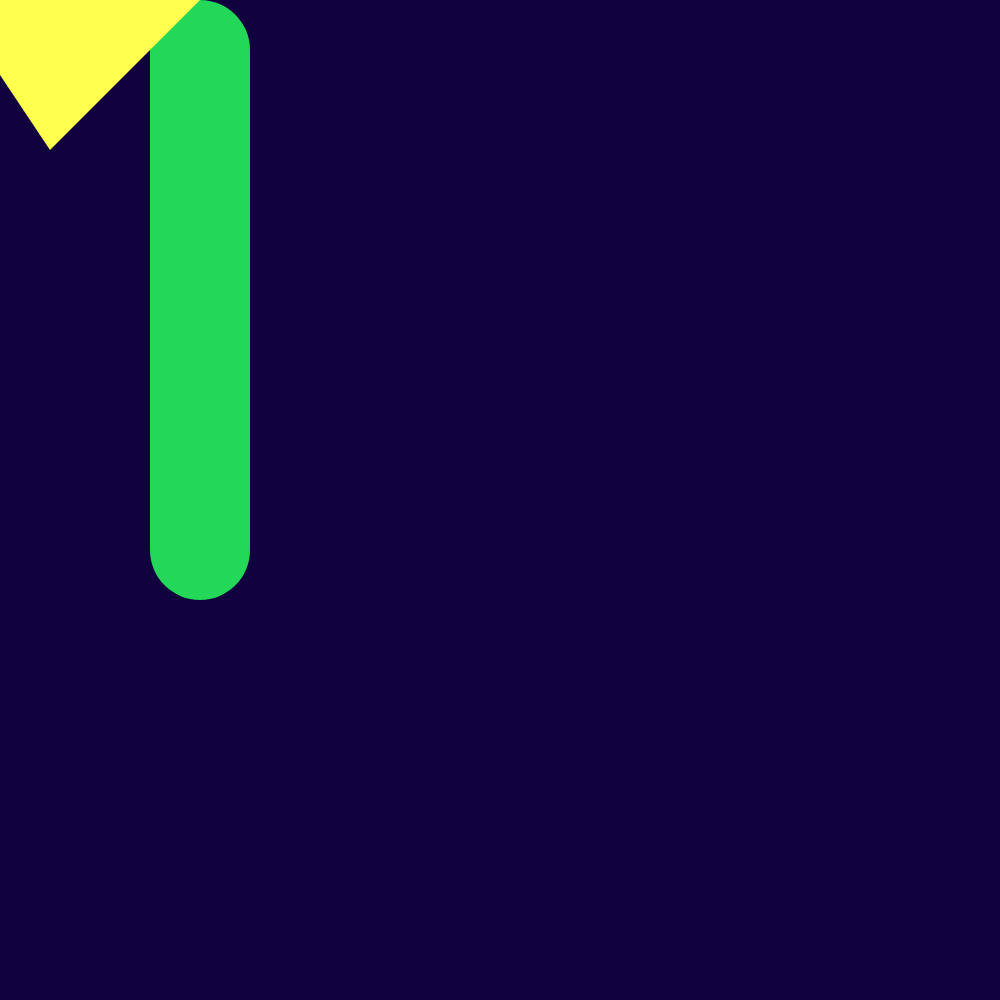
Frame 1 (no input)
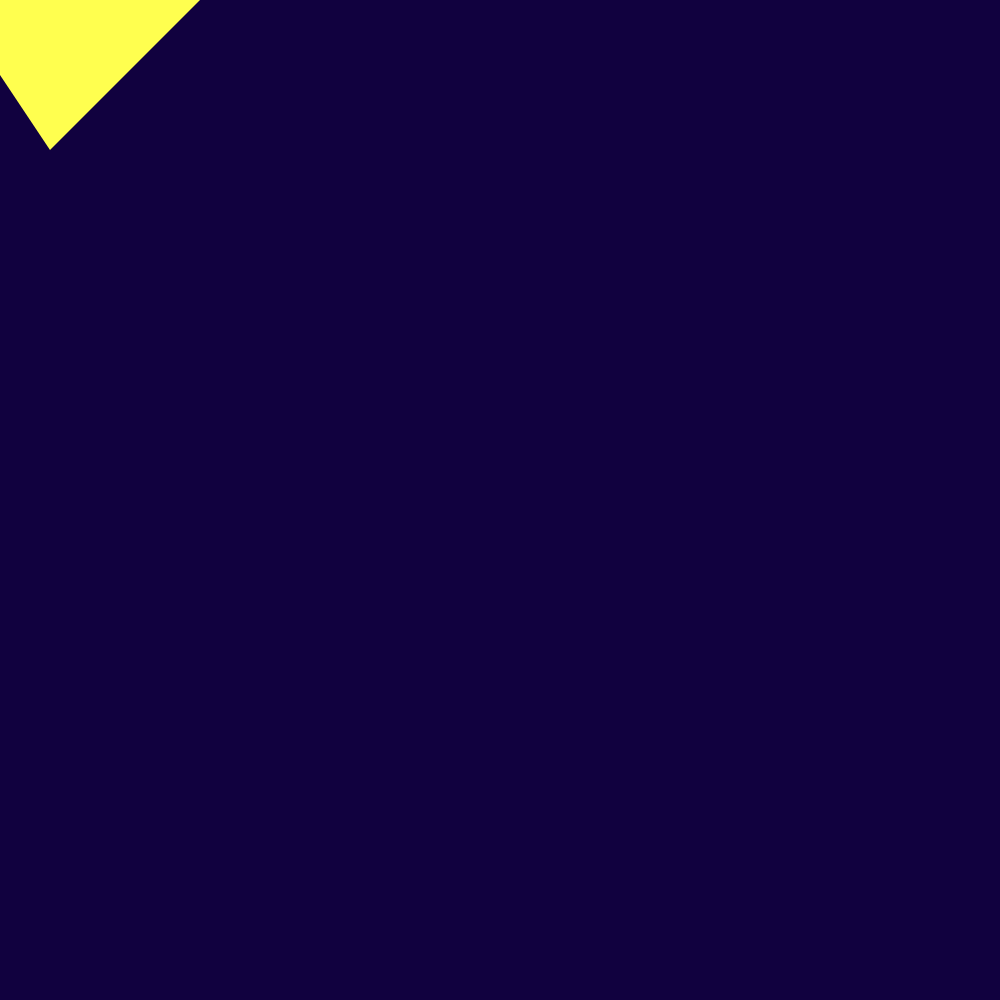
Frame 60 (no input)
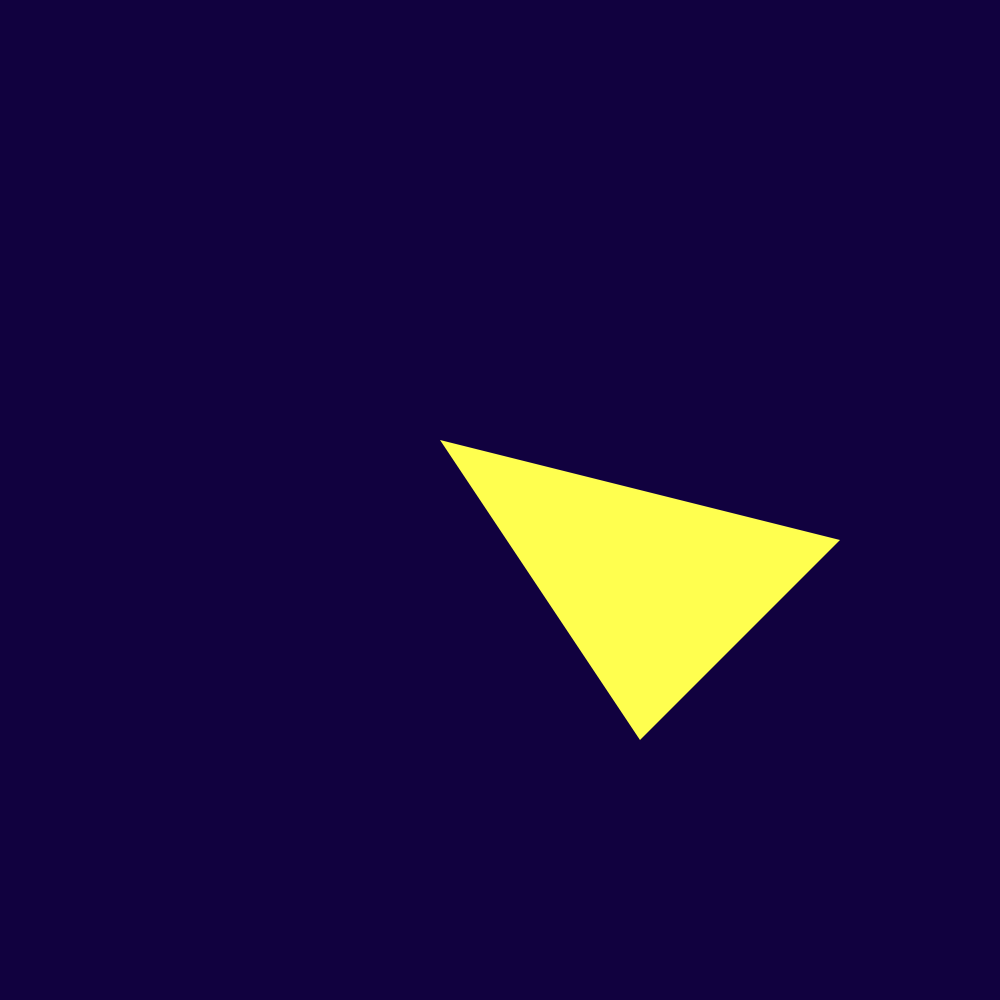
Frame 120 (the mouse pressed at the canvas centre since frame 60)

The p5.js sketch that drew these frames (run headless with seeded random() and noise() and a simulated clock; from frame 60 on, the mouse is pressed at the canvas centre):

// p5.js sketch
// ── sketch.js
let x1 = 0;
let y1 = 0;

let x2 = -150;
let y2 = -150;

let x3 = 1200;
let y3;

let click = 0;

function setup(){
    createCanvas(1000, 1000);
    background(17, 1, 63);
}

function draw(){
    background(17, 1, 63);
    
    fill(35, 216, 89);
    noStroke();
    rect(150, y1, 100, 600, 200)

    fill(255, 255, 79)
    triangle(x2, y2, 200+y2, 300+x2, 400+y2, 100+x2)

    fill(255, 124, 196);
    rect(x3, 150, 100, 600, 300, 300)

    if (click === 0){
        y1=y1+20;
        if (y1 > 1000){
            y1 = -800;
        }
    }

    if (click === 1){
        x2 = x2 + 10;
        y2 = y2 + 10;
        if (x2 > 1200){
            x2 = - 150;
        }
        if (y2 > 1200){
            y2 = - 150;
        }
    }

    if (click === 2){
        x3 = x3 -20;
        if (x3 < -200){
            x3 = 1500;
        }
    }
}

function mousePressed(){
    if (mousePressed){
        click = click + 1;
    }
}
